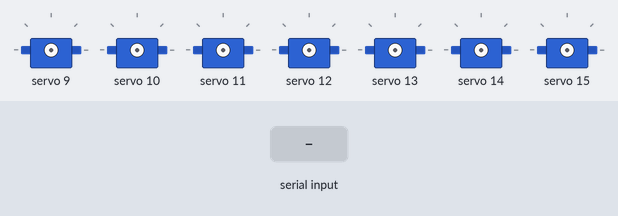
Recording of a sketch running on a simulated Arduino Uno, built with avr-gcc and run on an emulated ATmega328P. Shown: 7 × servo. The test bench sets the inputs (shaded band).

Above: at 1.2 s.
1.3 s: "90,45\n" received over Serial
At 2.7 s:
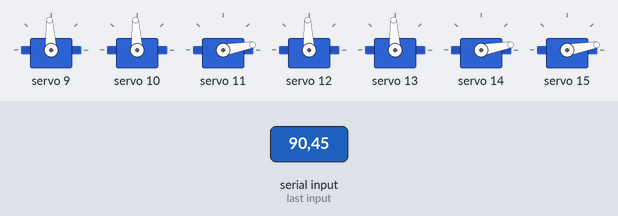
3.4 s: "30,150\n" received over Serial
At 5.1 s:
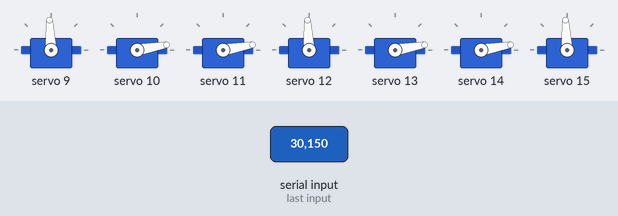
5.4 s: "200\n" received over Serial
At 5.61 s:
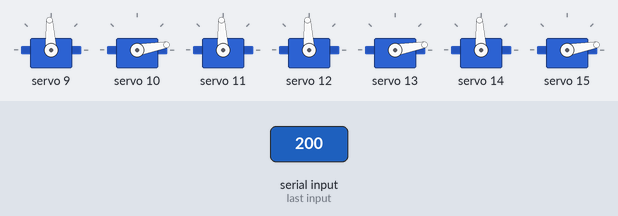
7.1 s: "5\n" received over Serial
At 7.6 s:
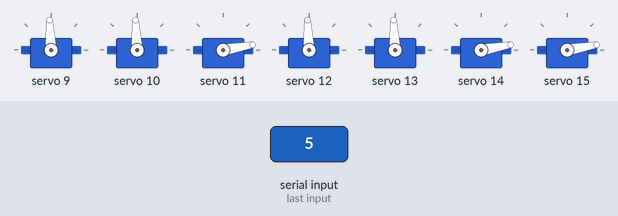
8.7 s: "90\n" received over Serial
At 9.3 s:
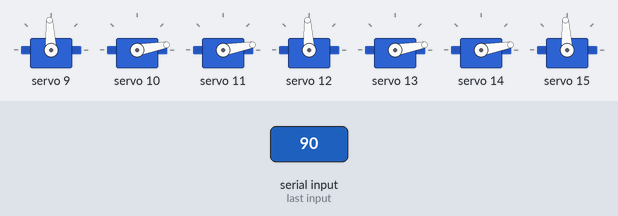
Timing chart, 0 to 11.4 s (numbered marks = the images above; inputs shaded):
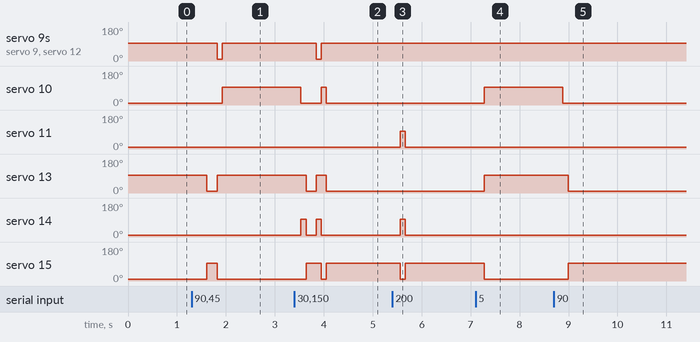

Measured:
- after the input at 1.3 s, servo 9, servo 12: 93° → 10° after 0.52 s, → 93° 0.10 s later; servo 10: 10° → 93° after 0.62 s; servo 13: 93° → 10° after 0.31 s, → 93° 0.21 s later; servo 15: 10° → 93° after 0.31 s, → 10° 0.21 s later
- after the input at 3.4 s, servo 9: 93° → 10° after 0.44 s, → 93° 0.11 s later; servo 10: 93° → 10° after 0.13 s, → 93° 0.42 s later, → 10° 0.11 s later
- after the input at 5.4 s, servo 11, servo 14: 10° → 93° after 0.16 s, → 10° 0.11 s later; servo 15: 93° → 10° after 0.16 s, → 93° 0.11 s later
- after the input at 7.1 s, servo 10, servo 13: 10° → 93° after 0.18 s; servo 15: 93° → 10° after 0.18 s
- after the input at 8.7 s, servo 10: 93° → 10° after 0.19 s; servo 13: 93° → 10° after 0.29 s; servo 15: 10° → 93° after 0.29 s

The sketch:

NNArduino.ino
```cpp
// Mikian & Victor 7 seg NN

#include <Wire.h>
#include <Adafruit_PWMServoDriver.h>

Adafruit_PWMServoDriver pwm = Adafruit_PWMServoDriver();

#define MIN_PULSE_WIDTH 650
#define MAX_PULSE_WIDTH 2350
#define DEFAULT_PULSE_WIDTH 1500
#define FREQUENCY 50

int incomingByte;           // reading data from p5
uint8_t servonum = 0;

int BCDToSS[16][7] = {
  {1,0,0,1,0,0,1}, // 0
  {0,0,0,0,1,1,1}, // 1
  {1,0,1,1,0,1,0}, // 2
  {1,0,0,1,1,1,0}, // 3
  {0,0,0,0,1,0,0}, // 4
  {1,1,0,1,1,0,0}, // 5
  {1,1,0,1,0,0,0}, // 6
  {1,0,0,0,1,1,1}, // 7
  {1,0,0,1,0,0,0}, // 8
  {1,0,0,1,1,0,0}, // 9
  {1,0,0,0,0,0,0}, // A
  {0,1,0,1,0,0,0}, // B
  {1,1,1,1,0,0,1}, // C
  {0,0,0,1,0,1,0}, // D
  {1,1,1,1,0,0,0}, // E
  {1,1,1,0,0,0,0}  // F
};

void setup() {
  Serial.begin(9600);
  pwm.begin();
  pwm.setPWMFreq(FREQUENCY);
}

int pulseWidth(int angle) {
  int pulse_wide, analog_value;
  pulse_wide = map(angle, 0, 180, MIN_PULSE_WIDTH, MAX_PULSE_WIDTH);
  analog_value = int(float(pulse_wide) / 1000000 * FREQUENCY * 4096);
  return analog_value;
}

void setNum(int num) {
  int offset = 9;
  for(int i = 0; i < 7; i++){
    pwm.setPWM(i + offset, 0, pulseWidth(BCDToSS[num][i] * 90));
  }
}

void loop() {
  incomingByte = Serial.read(); // read it
  incomingByte = incomingByte - '0';
  delay(100);

  if (incomingByte <= 9 && incomingByte>= 0) {
  setNum(incomingByte);
  }

}
```
